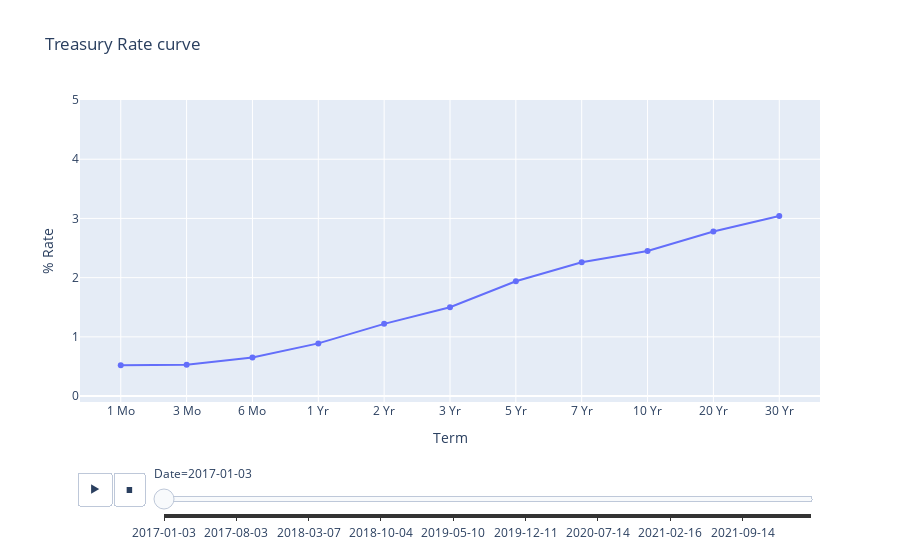

Write notebook code for a chart like this one.
### Code cell
fig = px.line(df_melted, x="variable", y="value", title='Treasury Rate curve', markers=True, animation_frame="Date"
          ,labels={"variable": "Term","value": "% Rate"          
                 }, range_y=[-0.1,5.0])

#fig.update_yaxes(tickvals=["1 Mo","2 Mo","3 Mo","6 Mo","1 Yr","2 Yr","3 Yr","5 Yr","7 Yr","10 Yr","20 Yr","30 Yr"])

fig.layout.updatemenus[0].buttons[0].args[1]['frame']['duration'] = 100
fig.layout.updatemenus[0].buttons[0].args[1]['transition']['duration'] = 10

#pio.show(fig)

fig.show()
